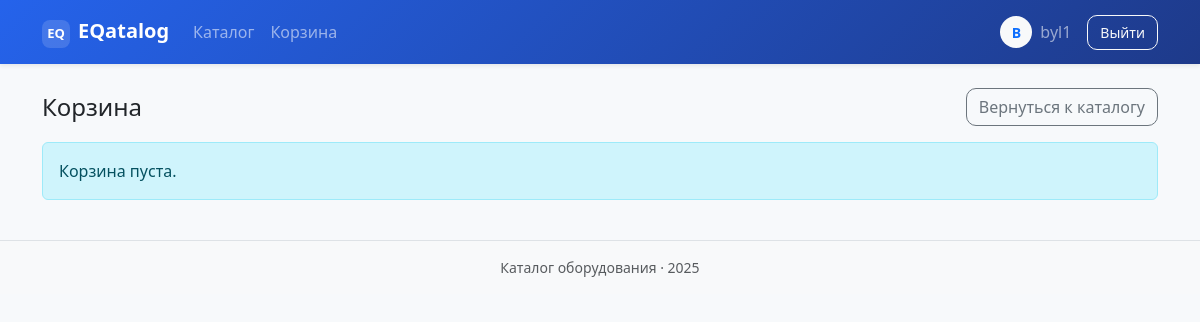
The app's page /cart/ (signed in), older data.
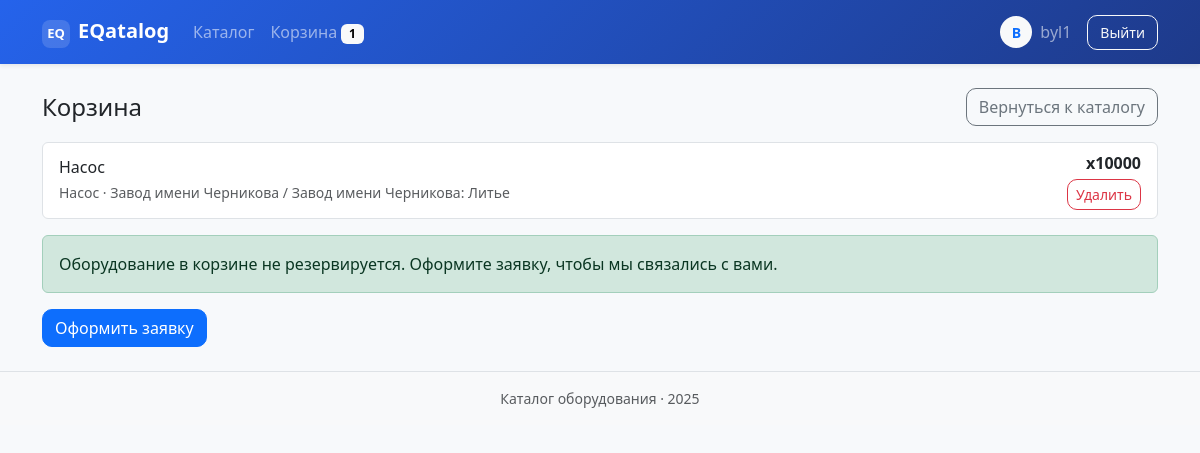
The same page, newer data.
### catalog/models.py (models this page shows, shortened)
class CartItem(models.Model):
    user = models.ForeignKey(
        settings.AUTH_USER_MODEL, on_delete=models.CASCADE, related_name="cart_items"
    )
    equipment = models.ForeignKey(
        Equipment, on_delete=models.CASCADE, related_name="cart_items"
    )
    quantity = models.PositiveIntegerField(default=1)
    added_at = models.DateTimeField(auto_now_add=True)
    class Meta:
        unique_together = ("user", "equipment")
        ordering = ["-added_at"]
        verbose_name = _("Запись корзины")
        verbose_name_plural = _("Корзина")

class Equipment(models.Model):
    name = models.CharField(max_length=255)
    inventory_number = models.CharField(max_length=100, unique=True)
    equipment_type = models.ForeignKey(
        EquipmentType, on_delete=models.PROTECT, related_name="equipment"
    )
    site = models.ForeignKey(
        Site, on_delete=models.PROTECT, related_name="equipment"
    )
    workshop = models.ForeignKey(
        Workshop, on_delete=models.PROTECT, related_name="equipment"
    )
    description = models.TextField(blank=True)
    image = models.ImageField(upload_to="equipment/", null=True, blank=True)
    attributes = models.JSONField(default=dict, blank=True)
    created_by = models.ForeignKey(
        settings.AUTH_USER_MODEL,
        null=True,
        blank=True,
        on_delete=models.SET_NULL,
        related_name="created_equipment",
    )
    created_at = models.DateTimeField(auto_now_add=True)
    updated_at = models.DateTimeField(auto_now=True)
    class Meta:
        ordering = ["name"]
        verbose_name = _("Оборудование")
        verbose_name_plural = _("Оборудование")

class EquipmentType(models.Model):
    name = models.CharField(max_length=255)
    parent = models.ForeignKey(
        "self",
        null=True,
        blank=True,
        related_name="children",
        on_delete=models.SET_NULL,
    )
    description = models.TextField(blank=True)
    default_attributes = models.JSONField(
        default=list,
        blank=True,
        help_text=_("Список рекомендуемых характеристик для этого типа"),
    )
    class Meta:
        ordering = ["name"]
        verbose_name = _("Тип оборудования")
        verbose_name_plural = _("Типы оборудования")
    def __str__(self) -> str:
        return self.name

class Site(models.Model):
    name = models.CharField(max_length=255, unique=True)
    address = models.CharField(max_length=255, blank=True)
    class Meta:
        ordering = ["name"]
        verbose_name = _("Площадка")
        verbose_name_plural = _("Площадки")
    def __str__(self) -> str:
        return self.name

class Workshop(models.Model):
    site = models.ForeignKey(
        Site, on_delete=models.CASCADE, related_name="workshops"
    )
    name = models.CharField(max_length=255)
    description = models.TextField(blank=True)
    class Meta:
        ordering = ["name"]
        unique_together = ("site", "name")
        verbose_name = _("Цех")
        verbose_name_plural = _("Цеха")
    def __str__(self) -> str:
        return f"{self.site}: {self.name}"

### catalog/views.py (the view)
# urls.py: path("cart/", views.CartListView.as_view(), name="cart"),
class CartListView(LoginRequiredMixin, ListView):
    model = CartItem
    template_name = "catalog/cart.html"
    def get_queryset(self):
        return (
            CartItem.objects.filter(user=self.request.user)
            .select_related("equipment", "equipment__site", "equipment__workshop")
            .order_by("-added_at")
        )
    def get_context_data(self, **kwargs):
        context = super().get_context_data(**kwargs)
        initial = {}
        if self.request.user.is_authenticated:
            initial = {
                "name": self.request.user.get_full_name() or self.request.user.username,
                "email": self.request.user.email,
            }
        context["checkout_form"] = CheckoutForm(initial=initial)
        return context

### catalog/context_processors.py (called while the page is built)
def catalog_context(request: HttpRequest) -> dict[str, int]:
    user = request.user
    if isinstance(user, AnonymousUser) or not user.is_authenticated:
        return {"cart_count": 0, "can_add_equipment": False}
    cart_count = (
        CartItem.objects.filter(user=user)
        .only("id")  # lightweight query
        .count()
    )
    can_add = (
        user.is_superuser
        or user.is_staff
        or user.groups.filter(name="seller").exists()
    )
    return {"cart_count": cart_count, "can_add_equipment": can_add}

### catalog/forms.py (called while the page is built)
    def _apply_bootstrap(self) -> None:
        for field in self.fields.values():
            existing_classes = field.widget.attrs.get("class", "")
            field.widget.attrs["class"] = f"{existing_classes} form-control".strip()

### templates/catalog/cart.html (shortened to what this page needs)
{% extends "base.html" %}
{% block content %}
<div class="d-flex justify-content-between align-items-center mb-3">
    <h1 class="h4 mb-0">Корзина</h1>
    <a class="btn btn-outline-secondary" href="{% url 'catalog:equipment_list' %}">Вернуться к каталогу</a>
</div>
{% if object_list %}
    <div class="list-group mb-3">
        {% for item in object_list %}
            <div class="list-group-item d-flex justify-content-between align-items-center">
                <div>
                    <h2 class="h6 mb-1">{{ item.equipment.name }}</h2>
                    <p class="mb-0 text-muted small">
                        {{ item.equipment.equipment_type }} · {{ item.equipment.site }} / {{ item.equipment.workshop }}
                    </p>
                </div>
                <div class="text-end">
                    <div class="fw-semibold mb-1">x{{ item.quantity }}</div>
                    <form method="post" action="{% url 'catalog:remove_from_cart' item.pk %}">
                        <button class="btn btn-sm btn-outline-danger" type="submit">Удалить</button>
                    </form>
                </div>
            </div>
        {% endfor %}
    </div>
    <div class="alert alert-success">Оборудование в корзине не резервируется. Оформите заявку, чтобы мы связались с вами.</div>
    <a class="btn btn-primary" href="{% url 'catalog:checkout' %}">Оформить заявку</a>
{% else %}
    <div class="alert alert-info">Корзина пуста.</div>
{% endif %}
{% endblock %}

### templates/base.html (shortened to what this page needs)
{% load static %}
<!DOCTYPE html>
<html lang="ru">
<head>
    <link rel="stylesheet" href="https://cdn.jsdelivr.net/npm/bootstrap@5.3.3/dist/css/bootstrap.min.css"
>
    <link rel="stylesheet" href="{% static 'css/styles.css' %}">
</head>
<body>
<nav class="navbar navbar-expand-lg navbar-dark bg-gradient-primary shadow-sm sticky-top">
    <div class="container">
        <a class="navbar-brand fw-bold" href="{% url 'catalog:equipment_list' %}">
            <span class="brand-mark me-2">EQ</span>EQatalog
        </a>
        <div class="collapse navbar-collapse" id="navbarNav">
            <ul class="navbar-nav me-auto mb-2 mb-lg-0">
                <li class="nav-item">
                    <a class="nav-link{% if request.resolver_match.url_name == 'equipment_list' %} active{% endif %}" href="{% url 'catalog:equipment_list' %}">Каталог</a>
                </li>
                <li class="nav-item">
                    <a class="nav-link" href="{% url 'catalog:cart' %}">
                        Корзина{% if cart_count %} <span class="badge text-bg-light">{{ cart_count }}</span>{% endif %}
                    </a>
                </li>
            </ul>
            <ul class="navbar-nav align-items-lg-center">
                {% if user.is_authenticated %}
                    <li class="nav-item">
                        <a class="nav-link d-flex align-items-center gap-2" href="{% url 'accounts:profile' %}">
                            <span class="avatar rounded-circle bg-light text-primary fw-semibold">{{ user.username|first|upper }}</span>
                            <span>{{ user.username }}</span>
                        </a>
                    </li>
                    <li class="nav-item ms-lg-2">
                        <a class="btn btn-outline-light btn-sm" href="{% url 'accounts:logout' %}">Выйти</a>
                    </li>
                {% endif %}
            </ul>
        </div>
    </div>
</nav>
<main class="py-4">
    <div class="container">
        {% block content %}{% endblock %}
    </div>
</main>
<footer class="footer bg-light py-3 mt-auto border-top">
    <div class="container text-center text-muted small">
        Каталог оборудования · {% now "Y" %}
    </div>
</footer>
</body>
</html>

### static/css/styles.css (style rules this page uses)
body { background-color: #f7f9fb; }
.navbar-brand { font-weight: 700; }
.brand-mark { display: inline-flex; width: 28px; height: 28px; align-items: center; justify-content: center; border-radius: 8px; background: rgba(255,255,255,0.15); font-size: 13px; }
.bg-gradient-primary { background: linear-gradient(135deg, #2563eb, #1e3a8a); }
.footer { color: #6c757d; }
.avatar { width: 32px; height: 32px; display: inline-flex; align-items: center; justify-content: center; font-size: 14px; }
.navbar .btn-sm { padding: 6px 12px; }
.btn { border-radius: 10px; }

Row changes from the older to the newer data that the page shows:
added CartItem: equipment.name "Насос", equipment.equipment_type "Насос", equipment.site "Завод имени Черникова", equipment.workshop "Завод имени Черникова: Литье", quantity "10000"
Text that changed along with them:
{{ cart_count }}: (not shown) → "1"
text no longer shown: "Корзина пуста."
text now shown: "Оборудование в корзине не резервируется. Оформите заявку, чтобы мы связались с вами. Оформить заявку"
